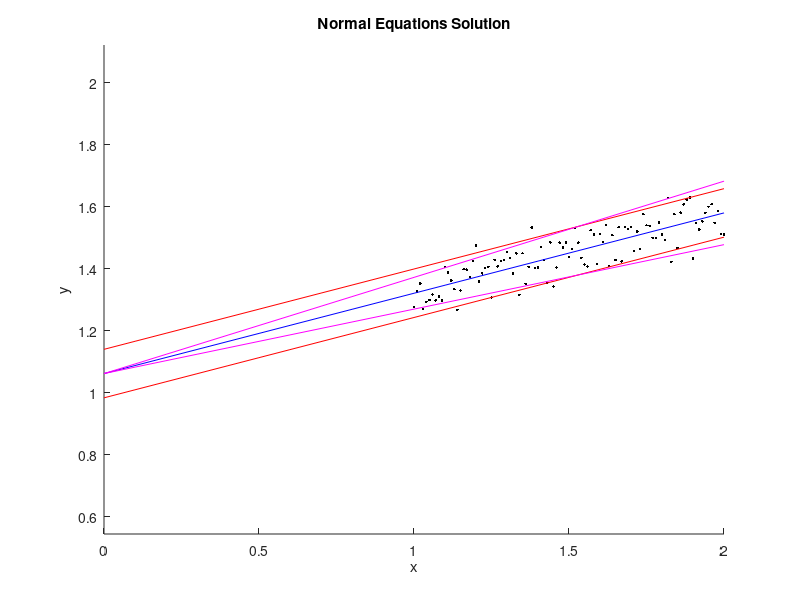

Write the MATLAB code that produced this figure. (Note: this script raises an error after producing the figure.)
%
% This driver script does a line fit to noisy data using standard WLS
% via normal equations and compares it to "squaring up" of the observation
% model via Householder transformations.  Separate plots are made for each
% method.  The normal equations method also plots 3-sigma bounds based on the
% estimate covariance.  Estimate and covariance differences between the
% normal equations method and Householder are printed to stdout.
%
% The full decomposition approach to the Householder reflection method
% is also illustrated using backwards substitution for the solve-for
% parameters and inversion of the upper triangular square root
% information matrix.
%
% Kurt Motekew 2024/10/11
% 

close all;
clear;

  % Number of standard deviations for which to plot covariance bounds
nsigma = 3;

  % Truth Values: y = ax + b
a = 0.3;                          % Slope
b = 1.0;                          % y-intercept

  % Y values are measurements - random uncertainty to apply - 1 sigma Gaussian
sigma_y = 0.05;

  % Generate simulated y values over given x values:  y = ax + b
x = (1:.01:2)';
m = size(x,1);
y = a*x + b + sigma_y*randn(m,1);

  % Jacobian - partials of obs w.r.t. solve-for
A = zeros(m,2);
A(:,1) = x;
A(:,2) = 1;

  % Observation covariance
Cy = sigma_y*sigma_y*eye(m);
  % Weighting matrix
W = Cy^-1;

  % Form normal equations for standard WLS method
ATWA = A'*W*A;
atwy = A'*W*y;
  % Estimate covariance via inverse of information matrix
Cp = ATWA^-1;
  % Estimate - just use information  matrix inverse vs.
  % something more numerically robust for this example
phat = Cp*atwy;

  % Plot line using estimated parameters...
xhat = 0:.1:2;
yhat = phat(1)*xhat + phat(2);
  % and uncertainty bounds
sigma_a = sqrt(Cp(1,1));
sigma_b = sqrt(Cp(2,2));
da = nsigma*sigma_a;
db = nsigma*sigma_b;
  % Jut plot upper limint, lower, increased and decreased slopes
yhatu = phat(1)*xhat + phat(2)+db;
yhatl = phat(1)*xhat + phat(2)-db;
yhati = (phat(1)+da)*xhat + phat(2);
yhatd = (phat(1)-da)*xhat + phat(2);

figure;  hold on;
plot(x, y, '.k');
plot(xhat, yhat, '-b');
plot(xhat, yhatu, '-r');
plot(xhat, yhatl, '-r');
plot(xhat, yhati, '-m');
plot(xhat, yhatd, '-m');
xlabel('x');
ylabel('y');
title('Normal Equations Solution');
axis equal;

  % Solve using Householder transformation of observation model

  % Normalize observation covariance such that Cy = I
S = chol(W);
  % Condense information, squaring up observation model
Ay = [S*A S*y];
R = mth_householder_tri(Ay, 1);
  % Backwards substitution for estimate and form covariance
Rp = R(1:2, 1:2);
phat_h = mth_trisol(Rp, R(1:2,3));
Sp = mth_triinv(Rp);
Cp_h = Sp*Sp';

  % Plot line using estimated parameters...
yhat = phat_h(1)*xhat + phat_h(2);
figure;  hold on;
plot(x, y, '.k');
plot(xhat, yhat, '-b');
xlabel('x');
ylabel('y');
title('Square Root Information Matrix Solution');
axis equal;

  % Summary info
fprintf('\nDifference between estimates: %1.3e', norm(phat - phat_h));
fprintf('\nDifference between ATWA and SA covariance matrices: %1.3e',...
        norm(norm(Cp - Cp_h)));

fprintf('\n');



 
